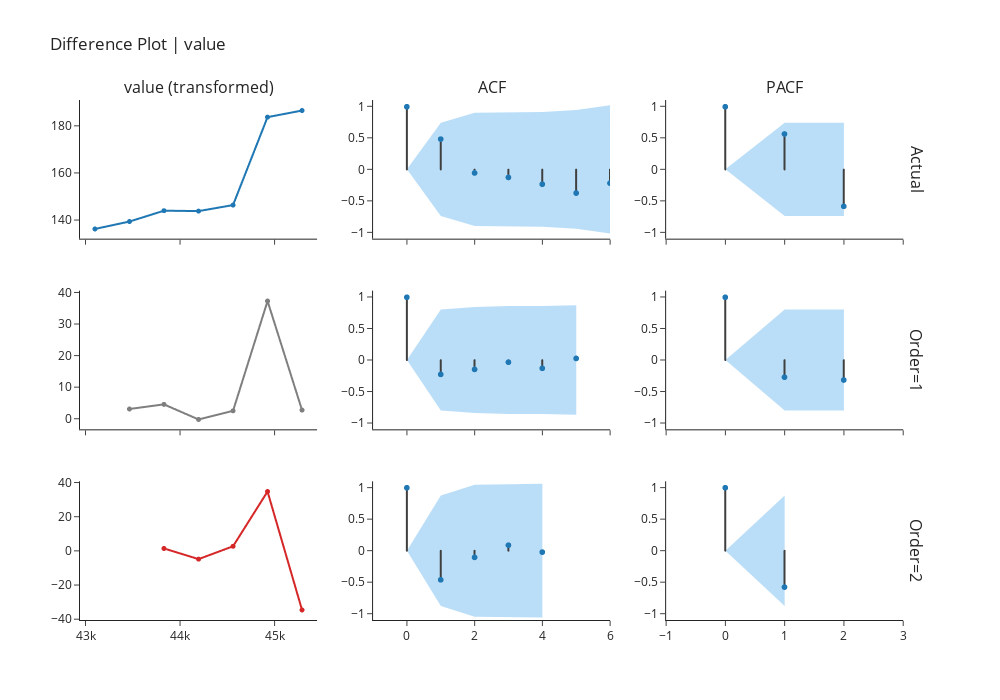

The notebook cell this image was saved under:
### Markdown cell above
## Difference Plot Using Order

### Code cell
exp.plot_model(plot="diff", 
               data_kwargs={"order_list": [1, 2], "acf": True, "pacf": True},
               fig_kwargs = {"height":700,"width":1000,"template": "simple_white","hoverinfo":"skip","big_data_threshold":10})

### Figure 1 — Plotly figure (JSON) as saved in the notebook; plotly's stock layout.template omitted (floating-point values rounded to 4 significant figures)
{"data": [{"hoverinfo": "skip", "line": {"width": 2}, "marker": {"size": 5}, "mode": "lines+markers", "name": "Actual", "showlegend": false, "type": "scattergl", "x": [43100, 43465, 43830, 44196, 44561, 44926, 45291], "xaxis": "x", "y": [136.4, 139.5, 144.1, 144.0, 146.5, 183.9, 186.7], "yaxis": "y"}, {"line": {"color": "#3f3f3f"}, "mode": "lines", "name": "Actual", "showlegend": false, "type": "scattergl", "x": [0, 0], "xaxis": "x2", "y": [0, 1], "yaxis": "y2"}, {"line": {"color": "#3f3f3f"}, "mode": "lines", "name": "Actual", "showlegend": false, "type": "scattergl", "x": [1, 1], "xaxis": "x2", "y": [0, 0.4866], "yaxis": "y2"}, {"line": {"color": "#3f3f3f"}, "mode": "lines", "name": "Actual", "showlegend": false, "type": "scattergl", "x": [2, 2], "xaxis": "x2", "y": [0, -0.0511], "yaxis": "y2"}, {"line": {"color": "#3f3f3f"}, "mode": "lines", "name": "Actual", "showlegend": false, "type": "scattergl", "x": [3, 3], "xaxis": "x2", "y": [0, -0.1221], "yaxis": "y2"}, {"line": {"color": "#3f3f3f"}, "mode": "lines", "name": "Actual", "showlegend": false, "type": "scattergl", "x": [4, 4], "xaxis": "x2", "y": [0, -0.2299], "yaxis": "y2"}, {"line": {"color": "#3f3f3f"}, "mode": "lines", "name": "Actual", "showlegend": false, "type": "scattergl", "x": [5, 5], "xaxis": "x2", "y": [0, -0.3704], "yaxis": "y2"}, {"line": {"color": "#3f3f3f"}, "mode": "lines", "name": "Actual", "showlegend": false, "type": "scattergl", "x": [6, 6], "xaxis": "x2", "y": [0, -0.213], "yaxis": "y2"}, {"marker": {"color": "#1f77b4", "size": 6}, "mode": "markers", "name": "Actual", "showlegend": false, "type": "scattergl", "x": [0, 1, 2, 3, 4, 5, 6], "xaxis": "x2", "y": [1, 0.4866, -0.0511, -0.1221, -0.2299, -0.3704, -0.213], "yaxis": "y2"}, {"line": {"color": "rgba(255,255,255,0)"}, "mode": "lines", "name": "UC", "showlegend": false, "type": "scatter", "x": [0, 1, 2, 3, 4, 5, 6], "xaxis": "x2", "y": [0, 0.7408, 0.8992, 0.9008, 0.9099, 0.9412, 1.018], "yaxis": "y2"}, {"fill": "tonexty", "fillcolor": "rgba(32, 146, 230,0.3)", "line": {"color": "rgba(255,255,255,0)"}, "mode": "lines", "name": "LC", "showlegend": false, "type": "scatter", "x": [0, 1, 2, 3, 4, 5, 6], "xaxis": "x2", "y": [0, -0.7408, -0.8992, -0.9008, -0.9099, -0.9412, -1.018], "yaxis": "y2"}, {"line": {"color": "#3f3f3f"}, "mode": "lines", "name": "Actual", "showlegend": false, "type": "scattergl", "x": [0, 0], "xaxis": "x3", "y": [0, 1], "yaxis": "y3"}, {"line": {"color": "#3f3f3f"}, "mode": "lines", "name": "Actual", "showlegend": false, "type": "scattergl", "x": [1, 1], "xaxis": "x3", "y": [0, 0.5677], "yaxis": "y3"}, {"line": {"color": "#3f3f3f"}, "mode": "lines", "name": "Actual", "showlegend": false, "type": "scattergl", "x": [2, 2], "xaxis": "x3", "y": [0, -0.5811], "yaxis": "y3"}, {"marker": {"color": "#1f77b4", "size": 6}, "mode": "markers", "name": "Actual", "showlegend": false, "type": "scattergl", "x": [0, 1, 2], "xaxis": "x3", "y": [1, 0.5677, -0.5811], "yaxis": "y3"}, {"line": {"color": "rgba(255,255,255,0)"}, "mode": "lines", "name": "UC", "showlegend": false, "type": "scatter", "x": [0, 1, 2], "xaxis": "x3", "y": [0, 0.7408, 0.7408], "yaxis": "y3"}, {"fill": "tonexty", "fillcolor": "rgba(32, 146, 230,0.3)", "line": {"color": "rgba(255,255,255,0)"}, "mode": "lines", "name": "LC", "showlegend": false, "type": "scatter", "x": [0, 1, 2], "xaxis": "x3", "y": [0, -0.7408, -0.7408], "yaxis": "y3"}, {"hoverinfo": "skip", "line": {"width": 2}, "marker": {"size": 5}, "mode": "lines+markers", "name": "Order=1", "showlegend": false, "type": "scattergl", "x": [43465, 43830, 44196, 44561, 44926, 45291], "xaxis": "x4", "y": [3.15, 4.61, -0.17, 2.56, 37.38, 2.8], "yaxis": "y4"}, {"line": {"color": "#3f3f3f"}, "mode": "lines", "name": "Order=1", "showlegend": false, "type": "scattergl", "x": [0, 0], "xaxis": "x5", "y": [0, 1], "yaxis": "y5"}, {"line": {"color": "#3f3f3f"}, "mode": "lines", "name": "Order=1", "showlegend": false, "type": "scattergl", "x": [1, 1], "xaxis": "x5", "y": [0, -0.2243], "yaxis": "y5"}, {"line": {"color": "#3f3f3f"}, "mode": "lines", "name": "Order=1", "showlegend": false, "type": "scattergl", "x": [2, 2], "xaxis": "x5", "y": [0, -0.1457], "yaxis": "y5"}, {"line": {"color": "#3f3f3f"}, "mode": "lines", "name": "Order=1", "showlegend": false, "type": "scattergl", "x": [3, 3], "xaxis": "x5", "y": [0, -0.03055], "yaxis": "y5"}, {"line": {"color": "#3f3f3f"}, "mode": "lines", "name": "Order=1", "showlegend": false, "type": "scattergl", "x": [4, 4], "xaxis": "x5", "y": [0, -0.1281], "yaxis": "y5"}, {"line": {"color": "#3f3f3f"}, "mode": "lines", "name": "Order=1", "showlegend": false, "type": "scattergl", "x": [5, 5], "xaxis": "x5", "y": [0, 0.02868], "yaxis": "y5"}, {"marker": {"color": "#1f77b4", "size": 6}, "mode": "markers", "name": "Order=1", "showlegend": false, "type": "scattergl", "x": [0, 1, 2, 3, 4, 5], "xaxis": "x5", "y": [1, -0.2243, -0.1457, -0.03055, -0.1281, 0.02868], "yaxis": "y5"}, {"line": {"color": "rgba(255,255,255,0)"}, "mode": "lines", "name": "UC", "showlegend": false, "type": "scatter", "x": [0, 1, 2, 3, 4, 5], "xaxis": "x5", "y": [0, 0.8002, 0.8395, 0.8555, 0.8562, 0.8684], "yaxis": "y5"}, {"fill": "tonexty", "fillcolor": "rgba(32, 146, 230,0.3)", "line": {"color": "rgba(255,255,255,0)"}, "mode": "lines", "name": "LC", "showlegend": false, "type": "scatter", "x": [0, 1, 2, 3, 4, 5], "xaxis": "x5", "y": [0, -0.8002, -0.8395, -0.8555, -0.8562, -0.8684], "yaxis": "y5"}, {"line": {"color": "#3f3f3f"}, "mode": "lines", "name": "Order=1", "showlegend": false, "type": "scattergl", "x": [0, 0], "xaxis": "x6", "y": [0, 1], "yaxis": "y6"}, {"line": {"color": "#3f3f3f"}, "mode": "lines", "name": "Order=1", "showlegend": false, "type": "scattergl", "x": [1, 1], "xaxis": "x6", "y": [0, -0.2692], "yaxis": "y6"}, {"line": {"color": "#3f3f3f"}, "mode": "lines", "name": "Order=1", "showlegend": false, "type": "scattergl", "x": [2, 2], "xaxis": "x6", "y": [0, -0.3137], "yaxis": "y6"}, {"marker": {"color": "#1f77b4", "size": 6}, "mode": "markers", "name": "Order=1", "showlegend": false, "type": "scattergl", "x": [0, 1, 2], "xaxis": "x6", "y": [1, -0.2692, -0.3137], "yaxis": "y6"}, {"line": {"color": "rgba(255,255,255,0)"}, "mode": "lines", "name": "UC", "showlegend": false, "type": "scatter", "x": [0, 1, 2], "xaxis": "x6", "y": [0, 0.8002, 0.8002], "yaxis": "y6"}, {"fill": "tonexty", "fillcolor": "rgba(32, 146, 230,0.3)", "line": {"color": "rgba(255,255,255,0)"}, "mode": "lines", "name": "LC", "showlegend": false, "type": "scatter", "x": [0, 1, 2], "xaxis": "x6", "y": [0, -0.8002, -0.8002], "yaxis": "y6"}, {"hoverinfo": "skip", "line": {"width": 2}, "marker": {"size": 5}, "mode": "lines+markers", "name": "Order=2", "showlegend": false, "type": "scattergl", "x": [43830, 44196, 44561, 44926, 45291], "xaxis": "x7", "y": [1.46, -4.78, 2.73, 34.82, -34.58], "yaxis": "y7"}, {"line": {"color": "#3f3f3f"}, "mode": "lines", "name": "Order=2", "showlegend": false, "type": "scattergl", "x": [0, 0], "xaxis": "x8", "y": [0, 1], "yaxis": "y8"}, {"line": {"color": "#3f3f3f"}, "mode": "lines", "name": "Order=2", "showlegend": false, "type": "scattergl", "x": [1, 1], "xaxis": "x8", "y": [0, -0.4617], "yaxis": "y8"}, {"line": {"color": "#3f3f3f"}, "mode": "lines", "name": "Order=2", "showlegend": false, "type": "scattergl", "x": [2, 2], "xaxis": "x8", "y": [0, -0.1052], "yaxis": "y8"}, {"line": {"color": "#3f3f3f"}, "mode": "lines", "name": "Order=2", "showlegend": false, "type": "scattergl", "x": [3, 3], "xaxis": "x8", "y": [0, 0.08847], "yaxis": "y8"}, {"line": {"color": "#3f3f3f"}, "mode": "lines", "name": "Order=2", "showlegend": false, "type": "scattergl", "x": [4, 4], "xaxis": "x8", "y": [0, -0.02163], "yaxis": "y8"}, {"marker": {"color": "#1f77b4", "size": 6}, "mode": "markers", "name": "Order=2", "showlegend": false, "type": "scattergl", "x": [0, 1, 2, 3, 4], "xaxis": "x8", "y": [1, -0.4617, -0.1052, 0.08847, -0.02163], "yaxis": "y8"}, {"line": {"color": "rgba(255,255,255,0)"}, "mode": "lines", "name": "UC", "showlegend": false, "type": "scatter", "x": [0, 1, 2, 3, 4], "xaxis": "x8", "y": [0, 0.8765, 1.047, 1.055, 1.061], "yaxis": "y8"}, {"fill": "tonexty", "fillcolor": "rgba(32, 146, 230,0.3)", "line": {"color": "rgba(255,255,255,0)"}, "mode": "lines", "name": "LC", "showlegend": false, "type": "scatter", "x": [0, 1, 2, 3, 4], "xaxis": "x8", "y": [0, -0.8765, -1.047, -1.055, -1.061], "yaxis": "y8"}, {"line": {"color": "#3f3f3f"}, "mode": "lines", "name": "Order=2", "showlegend": false, "type": "scattergl", "x": [0, 0], "xaxis": "x9", "y": [0, 1], "yaxis": "y9"}, {"line": {"color": "#3f3f3f"}, "mode": "lines", "name": "Order=2", "showlegend": false, "type": "scattergl", "x": [1, 1], "xaxis": "x9", "y": [0, -0.5771], "yaxis": "y9"}, {"marker": {"color": "#1f77b4", "size": 6}, "mode": "markers", "name": "Order=2", "showlegend": false, "type": "scattergl", "x": [0, 1], "xaxis": "x9", "y": [1, -0.5771], "yaxis": "y9"}, {"line": {"color": "rgba(255,255,255,0)"}, "mode": "lines", "name": "UC", "showlegend": false, "type": "scatter", "x": [0, 1], "xaxis": "x9", "y": [0, 0.8765], "yaxis": "y9"}, {"fill": "tonexty", "fillcolor": "rgba(32, 146, 230,0.3)", "line": {"color": "rgba(255,255,255,0)"}, "mode": "lines", "name": "LC", "showlegend": false, "type": "scatter", "x": [0, 1], "xaxis": "x9", "y": [0, -0.8765], "yaxis": "y9"}], "layout": {"annotations": [{"font": {"size": 16}, "showarrow": false, "text": "value (transformed)", "x": 0.1411, "xanchor": "center", "xref": "paper", "y": 1, "yanchor": "bottom", "yref": "paper"}, {"font": {"size": 16}, "showarrow": false, "text": "ACF", "x": 0.49, "xanchor": "center", "xref": "paper", "y": 1, "yanchor": "bottom", "yref": "paper"}, {"font": {"size": 16}, "showarrow": false, "text": "PACF", "x": 0.8389, "xanchor": "center", "xref": "paper", "y": 1, "yanchor": "bottom", "yref": "paper"}, {"font": {"size": 16}, "showarrow": false, "text": "Actual", "textangle": 90, "x": 0.98, "xanchor": "left", "xref": "paper", "y": 0.8667, "yanchor": "middle", "yref": "paper"}, {"font": {"size": 16}, "showarrow": false, "text": "Order=1", "textangle": 90, "x": 0.98, "xanchor": "left", "xref": "paper", "y": 0.5, "yanchor": "middle", "yref": "paper"}, {"font": {"size": 16}, "showarrow": false, "text": "Order=2", "textangle": 90, "x": 0.98, "xanchor": "left", "xref": "paper", "y": 0.1333, "yanchor": "middle", "yref": "paper"}], "autosize": false, "height": 700, "showlegend": false, "title": {"text": "Difference Plot | value"}, "width": 1000, "xaxis": {"anchor": "y", "domain": [0, 0.2822], "matches": "x7", "showticklabels": false}, "xaxis2": {"anchor": "y2", "domain": [0.3489, 0.6311], "matches": "x8", "range": [-1, 8], "showticklabels": false}, "xaxis3": {"anchor": "y3", "domain": [0.6978, 0.98], "matches": "x9", "range": [-1, 4], "showticklabels": false}, "xaxis4": {"anchor": "y4", "domain": [0, 0.2822], "matches": "x7", "showticklabels": false}, "xaxis5": {"anchor": "y5", "domain": [0.3489, 0.6311], "matches": "x8", "range": [-1, 7], "showticklabels": false}, "xaxis6": {"anchor": "y6", "domain": [0.6978, 0.98], "matches": "x9", "range": [-1, 4], "showticklabels": false}, "xaxis7": {"anchor": "y7", "domain": [0, 0.2822]}, "xaxis8": {"anchor": "y8", "domain": [0.3489, 0.6311], "range": [-1, 6]}, "xaxis9": {"anchor": "y9", "domain": [0.6978, 0.98], "range": [-1, 3]}, "yaxis": {"anchor": "x", "domain": [0.7333, 1]}, "yaxis2": {"anchor": "x2", "domain": [0.7333, 1], "range": [-1.1, 1.1], "zerolinecolor": "#000000"}, "yaxis3": {"anchor": "x3", "domain": [0.7333, 1], "range": [-1.1, 1.1], "zerolinecolor": "#000000"}, "yaxis4": {"anchor": "x4", "domain": [0.3667, 0.6333]}, "yaxis5": {"anchor": "x5", "domain": [0.3667, 0.6333], "range": [-1.1, 1.1], "zerolinecolor": "#000000"}, "yaxis6": {"anchor": "x6", "domain": [0.3667, 0.6333], "range": [-1.1, 1.1], "zerolinecolor": "#000000"}, "yaxis7": {"anchor": "x7", "domain": [0, 0.2667]}, "yaxis8": {"anchor": "x8", "domain": [0, 0.2667], "range": [-1.1, 1.1], "zerolinecolor": "#000000"}, "yaxis9": {"anchor": "x9", "domain": [0, 0.2667], "range": [-1.1, 1.1], "zerolinecolor": "#000000"}}}
